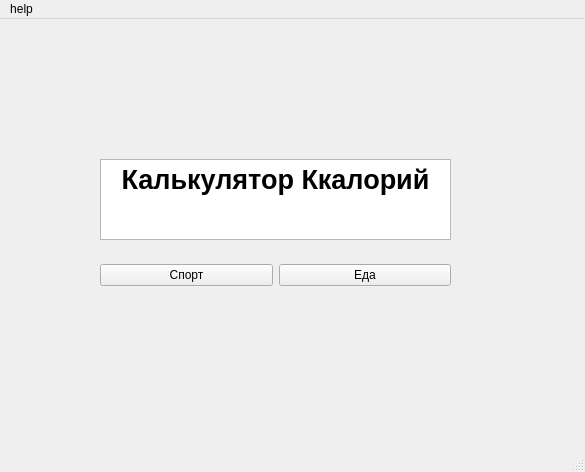
<?xml version="1.0" encoding="UTF-8"?>
<ui version="4.0">
 <class>MainWindow</class>
 <widget class="QMainWindow" name="MainWindow">
  <property name="geometry">
   <rect>
    <x>0</x>
    <y>0</y>
    <width>585</width>
    <height>472</height>
   </rect>
  </property>
  <property name="windowTitle">
   <string>MainWindow</string>
  </property>
  <widget class="QWidget" name="centralwidget">
   <widget class="QTextEdit" name="textEdit">
    <property name="geometry">
     <rect>
      <x>100</x>
      <y>140</y>
      <width>351</width>
      <height>81</height>
     </rect>
    </property>
    <property name="focusPolicy">
     <enum>Qt::NoFocus</enum>
    </property>
    <property name="html">
     <string>&lt;!DOCTYPE HTML PUBLIC &quot;-//W3C//DTD HTML 4.0//EN&quot; &quot;http://www.w3.org/TR/REC-html40/strict.dtd&quot;&gt;
&lt;html&gt;&lt;head&gt;&lt;meta name=&quot;qrichtext&quot; content=&quot;1&quot; /&gt;&lt;style type=&quot;text/css&quot;&gt;
p, li { white-space: pre-wrap; }
&lt;/style&gt;&lt;/head&gt;&lt;body style=&quot; font-family:'MS Shell Dlg 2'; font-size:8.25pt; font-weight:400; font-style:normal;&quot;&gt;
&lt;p align=&quot;center&quot; style=&quot; margin-top:0px; margin-bottom:0px; margin-left:0px; margin-right:0px; -qt-block-indent:0; text-indent:0px;&quot;&gt;&lt;span style=&quot; font-size:20pt; font-weight:600;&quot;&gt;Калькулятор Ккалорий&lt;/span&gt;&lt;/p&gt;&lt;/body&gt;&lt;/html&gt;</string>
    </property>
   </widget>
   <widget class="QWidget" name="layoutWidget">
    <property name="geometry">
     <rect>
      <x>100</x>
      <y>220</y>
      <width>351</width>
      <height>73</height>
     </rect>
    </property>
    <layout class="QHBoxLayout" name="horizontalLayout">
     <item>
      <widget class="QPushButton" name="sport">
       <property name="enabled">
        <bool>true</bool>
       </property>
       <property name="text">
        <string>Спорт</string>
       </property>
      </widget>
     </item>
     <item>
      <widget class="QPushButton" name="food">
       <property name="text">
        <string>Еда</string>
       </property>
      </widget>
     </item>
    </layout>
   </widget>
  </widget>
  <widget class="QMenuBar" name="menubar">
   <property name="geometry">
    <rect>
     <x>0</x>
     <y>0</y>
     <width>585</width>
     <height>21</height>
    </rect>
   </property>
   <widget class="QMenu" name="menuhelp">
    <property name="title">
     <string>help</string>
    </property>
   </widget>
   <addaction name="menuhelp"/>
  </widget>
  <widget class="QStatusBar" name="statusbar"/>
 </widget>
 <resources/>
 <connections/>
</ui>
